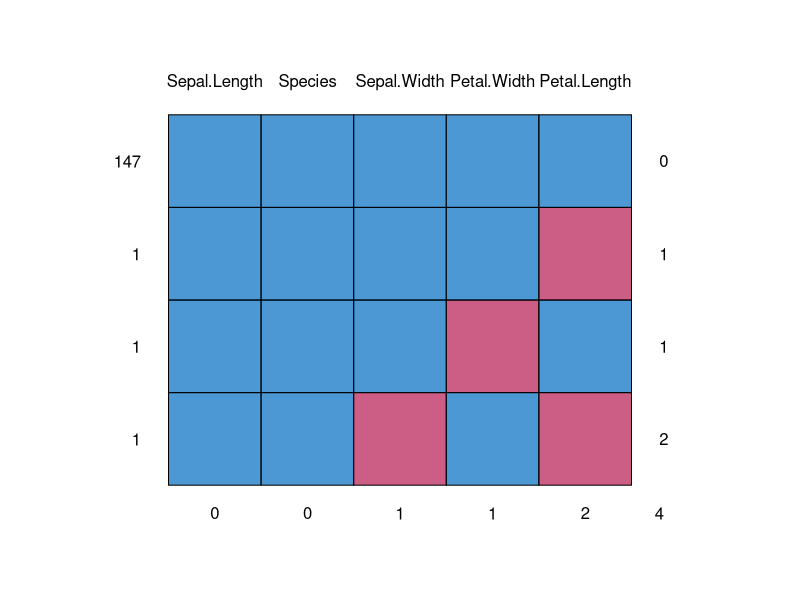
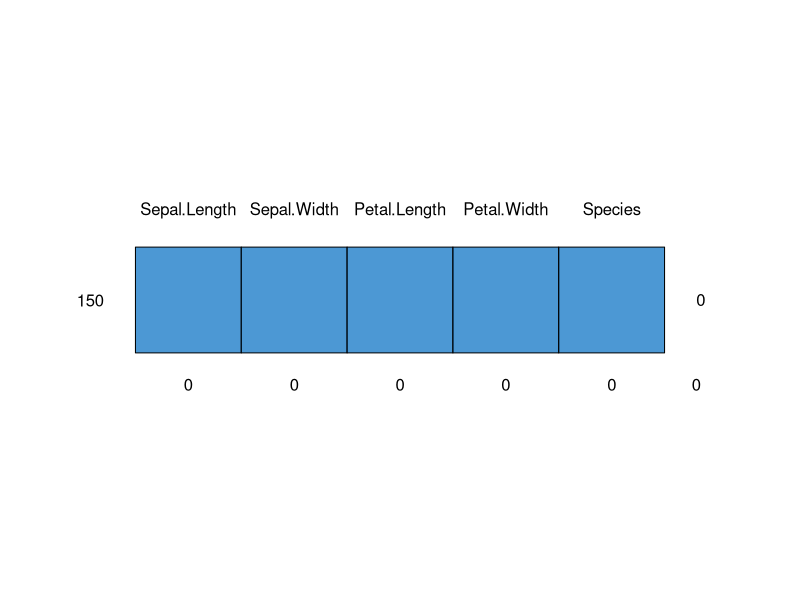
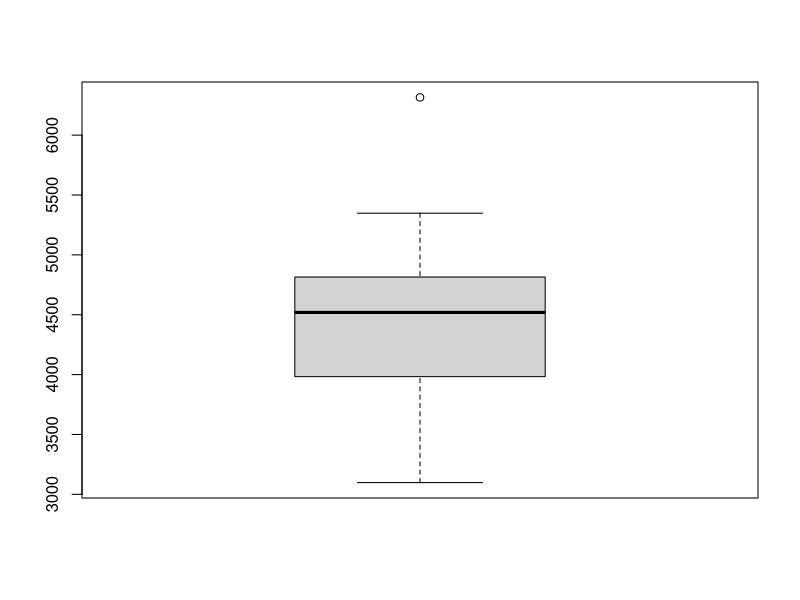

Recreate these plots in R, in order.
#
# 7일차
#

#
# 2.1 데이터 전처리 이해
#
# 데이터 전처리( data preprocessing )
#   초기에 확보한 데이터를 정제하고 가공해서 분석에 적합한 데이터를 확보하는 과정
#                           ㄴ 없애거나 바꿈
#
# 데이터 전처리는 전체 분석 과정 중에서 매우 오랜 시간을 차지하기 때문에 이를 효과적으로
# 처리하는 방법을 알고 적용하는 것이 중요
#

# 데이터 전처리 내용
# 1. 결측치 처리 - 값이 없는 경우
# 2. 특이값 처리 - 값은 있으나 문제에 맞지 않는 경우 
# 3. 데이터 가공 - 원본 data에는 없는 내용을 추가, 변형


#
# 2.2 결측값 처리
#
# 결측치( 결측값, missing value )
#    데이터를 수집하고 저장하는 과정에서 저장할 값을 얻지 못하는 경우 발생
#    R에서는 NA로 표기
#
# 결측치 종류
#    1. 완전 무작위 결측( MCAR, missing completely at random )
#       어떤 변수 상에 결측치가 관측된 또는 관측되지 않은 다른 변수와 아무 연관이 없는 경우
#    2. 무작위 결측( MAR, mission at random )
#       어떤 변수 상에 결측치가 관측된 다른 변수와 연관되어 있지만 그 자체의 비관측된 값들과는
#       연관이 없는 경우 
#    3. 비 무작위 결측( NMAR, not mission at random )
#       어떤 변수의 결측치가 완전 무작위 결측, 무작위 결측이 아니라며 비 무작위 결측에 해당
#

# 결측치 처리 방법
# 1. 결측치를 제거하거나 제외한 다음 데이터를 분석한다.
# 2. 결측치를 추정하여 적당한 값으로 치환한 후 데이터를 분석한다.
#          ㄴ 해당값의 평균, 분산, 표준편차 -> 분석 결과의 왜곡 결과 발생 가능
# 3. 시뮬레이션을 사용한 다중대체 방법
#    다중대체( MI, Multiple Imputation ) : 결측치에 대한 반복 시뮬레이션에 기반한 접근법
#                                          복잡한 결측치 문제를 다루는데 사용하는 방법 

# 벡터( vector )에 대한 결측치 처리
#
# R에서는 결측치를 NA로 표기
# NA는 숫자형, 문자형, 논리형 값 어디에서나 결측치를 나타내는 용도로 사용
#
# 결측치 특성과 존재 여부 확인
z <- c( 1, 2, 3, NA, 5, NA, 8 )
sum( z )                   
is.na( z )                 # NA 여부 확인    is 함수의 값은 무조건 논리값
sum( is.na( z ) )          # NA 개수 확인
sum( z, na.rm = TRUE )     # NA를 제외한 합계 계산 
#        ㄴ NA를 삭제해라( sum 계산할때만 )

# 결측치 대체 및 제거 
z1 <- c( 1, 2, 3, NA, NA, 8 )
z2 <- c( 5, 8, 1, NA, 3, NA, 7 )
z1[ is.na( z1 ) ] <- 0                 # NA를 0으로 대체
z1                                     #     ㄴ 신중해야함
z3 <- as.vector( na.omit( z2 ) )       # NA를 제거하고 새로운 vector 생성
z3              # ㄴ NA를 제거해주는 함수 


#
# 매트릭스와 데이터 프레임 결측치
#
x <- iris
x[ 1, 2 ] <- NA
x[ 1, 3 ] <- NA
x[ 2, 3 ] <- NA
x[ 3, 4 ] <- NA
head( x )

# 데이터 프레임 결측치 확인( 변수( 열, colume )에 대한 확인 )
#
# for문 이용
for ( i in 1:ncol( x ) ) {
  this.na <- is.na( x[ i ] )
  cat( colnames( x )[ i ], "\t", sum( this.na ), "\n" )
}

# apply() 이용
col_na <- function( y ) {
  return( sum( is.na( y ) ) )
}

na.count <- apply( x, 2, FUN = col_na )
na.count          #   ㄴ 1은 관측치 2는 변수 


# 데이터 프레임 결측치 확인( 관측치( 행, row )에 대한 확인 )
#  
rowSums( is.na( x ) )                # 관측치별 NA 개수
sum( rowSums( is.na( x ) ) > 0 )     # NA가 포함된 관측치 개수
sum( is.na( x ) )                    # dataset 전체에서의 NA 개수



install.packages( "mice" )       # 결측치 처리를 위해 사용하는 외부 패키지

library( mice )

mean( is.na( x ) )          # 결측치 비중
mean( is.na( iris ) )

result <- md.pattern( x )   # 결측치 유형에 대한 표 작성
result    # 1 : 정상 / 0 : 결측치 / 147 : 결측치가 없는 관측치 / 그 밑 1 : 관측치의 유형
write.csv( result, "md_iris.csv", row.names = T )
md.pattern( iris )

# 결측치 탐색을 위한 상관 관계 분석 
result.cor <- as.data.frame( abs( is.na( x ) ) )
result.cor
result.cor.final <- result.cor[ which( apply( result.cor, 2, sum ) > 0 ) ]
cor( result.cor.final )

# 결측치를 가진 변수와 모든 변수와의 상관 관계 분석 
result.cor.full <- cor( result.cor, result.cor.final, use = "pairwise.complete.obs" )
result.cor.full         # NA = 결측치 X / 결측치가 없어서 상관 관계 분석할 수 X

#
# 데이터 프레임의 결측치 제거
#
# complete.cases() : dataset에서 NA를 포함하지 않은 완전한( complete ) 행을 찾는 함수 
head( x )
x[ !complete.cases( x ), ]          # 결측치가 있는 행 / ! = NOT 
y <- x[ complete.cases( x ), ]      # 결측치가 없는 행 
head( y )

#
# 결측치가 많은 dataset인 경우 결측치가 포함된 관측치(행)을 모두 제거해 버리면 실제로 남아 있는
# 관측치(행)가 별로 없을 수 있으므로 분석이 어려운 경우가 생긴다.
# 위와 같은 경우 만약 결측치가 특정 변수(열)에 모여있다면 해당 변수(열)만 제거한 후 분석하는 것도
# 하나의 방법이다.
#
# 결측치가 여러 변수(열)에 흩어져 있는 경우에는 결측치를 적당한 값으로 추정하여 대체한 후
# 분석할 수 있다.
#
# 결측치를 추정값으로 대체하여 분석할 경우 분석의 신뢰도가 떨어질 수 있으나 아무런 분석을 못하는 것
# 보다는 나은 방법이 될 수 있다. 
#


#
# 2.3 특이값 처리
#
# 특이값( outlier, 이상치 ) 
#  : 정상적이라고 생각되는 데이터의 분포 범위 밖에 위치하는 값들, 입력 오류나 실제 특이값일수도 있다.
#    특이값의 성질은 제조공정의 불량품 선별, 은행 거래 시스템의 사기 거래 탐지할 때 사용되기도 한다.
#
# 데이터 분석시 특이값을 포함한 채 평균 등의 계산을 하면 전체 데이터 양상 파악에 왜곡을 가져올 수 
# 있으므로 분석시 제외하는 경우가 많다.
#
# dataset에 특이값이 포함되어 있는지 여부 조사 방법
# 1. 논리적으로 있을 수 없는 값이 있는지 찾는다. 특별한 방법이 없기 때문에 분석자가 각 변수의 특성을
#    이해한 후 특이값 탐색
# 2. 상식을 벗어난 값이 있는지 찾는다.
# 3. 상자 그래프를 통해 찾는다.
# 

#
# 특이값 찾기
#
# 상자 그래프를 이용한 특이값 찾기
st <- data.frame( state.x77 )
boxplot( st$Income )
boxplot.stats( st$Income )$out




#
# 특이값 처리 - 특이값 포함 관측치(행) 제거
#
# 일반적으로 특이값 포함 관측치(행) 제거는 특이값을 NA로 바꾸고 NA를 포함한 행을 제거하는 방식으로 진행
#
# %in% : 어떤 벡터에 비교하고자 하는 값이 포함되어 있는지 알고 싶을때 사용
#
out.val <- boxplot.stats( st$Income )$out          # 특이값 검출
st$Income[ st$Income %in% out.val ] <- NA          # NA로 대체
head( st)

newdata <- st[ complete.cases( st ), ]             # NA 포함행 제거 

head( newdata )
newdata <- st[ complete.cases( st ), ]             # NA 포함 행 제거 
head( newdata )


#
# 2.4 데이터 가공
#
# 데이터 가공( processing ) 
# : 수집한 데이터에 대하여 분석을 용이하게 하기 위한 정렬, 집계, 병합등과 관련한 작업
#
# 1. 정렬( sort ) : 데이터를 주어진 기준에 따라 크기순으로 재배열하는 과정
#                   데이터 분석시 빈번히 수행하는 과정 
#
# order() : 주어진 열의 값들에 대한 순서를 붙히는 함수
#           값의 크기를 기준으로 작은 값부터 시작해서 번호 부여 
v1 <- c( 1, 7, 6, 8, 4, 2, 3 )
order( v1 )
v1 <- sort( v1 )
v1
v2 <- sort( v1, decreasing = T )
v2 

# 매트릭스와 데이터 프레임 정렬
# : 특정 열의 값을 기준으로 행들을 재배열하는 형태로 정렬
#
head( iris )
order( iris$Sepal.Length )
iris[ order( iris$Sepal.Length ), ]
iris[ order( iris$Sepal.Length, decreasing = T ), ]
iris.new <- iris[ order( iris$Sepal.Length ), ]
head( iris.new )
iris[ order( iris$Sepal.Length, decreasing = T, iris$Petal.Length ), ]


#
# 2. 데이터 분리와 선택
#
# split() : 하나의 dataset을 열의 값을 기준으로 여러 개의 dataset으로 분리
# subset() : dataset으로부터 조건에 맞는 행들을 추출
#
# 데이터 분리
sp <- split( iris, iris$Species )
sp
summary( sp )  # length : 변수의 개수 
sp$setosa

# 데이터 선택
subset( iris, Species == 'setosa' )
subset( iris, Sepal.Length > 7.5 )
subset( iris, Sepal.Length > 5.1 & Sepal.Width > 3.9 )
subset( iris, Sepal.Length > 7.6, select = c( Petal.Length, Petal.Width ) )
#                                  ㄴ 해당 관측치의 해당 변수 내용만 

# 
# 3. 데이터 샘플링과 조합
#
# 데이터 샘플링( Sampling ) : 통계 용어, 주어진 값들이 있을 때 그중에서 임의의 개수의 값들을 추출하는 작업
#   비복원 추출 : 한 번 추출된 값은 다시 추출하지 않도록 하는 추출 방식
#   복원 추출 : 추출한 값을 확인한 후 다시 데이터에 합친 후 새로 추출하는 방식
#   * 데이터 분석에서는 비복원 추출을 사용
#
# 샘플링이 필요한 경우는 dataset의 크기가 너무 커서 데이터 분석에 시간이 많이 걸릴 때 일부의 데이터만
# 샘플링하여 대략의 결과를 미리 확인하고자 할 때 사용
#
# 숫자를 임의로 추출
x <- 1:100
y <- sample( x, size = 10, replace = FALSE )
       # size : 추출할 값, replace = FALSE : 비복원 추출
y


# 행을 임의로 추출
idx <- sample( 1:nrow( iris ), size = 50, replace = FALSE )
idx.50 <- iris[ idx, ]
dim( idx.50 )
head( idx.50 )

sample( 1:20, size = 5 )
sample( 1:20, size = 5 )
sample( 1:20, size = 5 )

set.seed( 100 )
sample( 1:20, size = 5 )
set.seed( 100 )
sample( 1:20, size = 5 )
#   ㄴ set.seed 사용하면 매번 동일한 값 추출 가능 / 인수가 같아야함

#
# 4. 데이터 조합( combination ) : 주어진 데이터 값들 중에서 몇 개씩 짝을 지어 추출하는 작업
#
# comb() : 데이터 조합시 사용, 결과에서 각 열이 하나의 조합을 의미 
combn( 1:5, 3 )

x = c( "red", "green", "blue", "black", "white" )
com <- combn( x, 2 )
com

for ( i in 1:ncol( com ) ) {
  cat( com[ , i ], "\n" )
}

#
# 5. 데이터 집계와 병합
#
# 데이터 집계( aggregation ) : 매트릭스와 데이터 프레임과 같은 2차원 데이터는 데이터 그룹에 대해서 
#                              합계나 평균을 계산해야 하는 경우가 많은데 이 작업을 의미한다.
# aggregate() : 데이터 집계 함수
#                 dataset       집계 기준                 집계 작업 내용
agg <- aggregate( iris[ , -5 ], by = list( iris$Species ), mean )
agg

agg <- aggregate( iris[ , -5 ], by = list( 품종 = iris$Species ), mean )
agg

agg <- aggregate( iris[ , -5 ], by = list( 표준편차 = iris$Species ), sd )
agg
#                         ㄴ -5 = 품종은 빼고 집계해라 

#
# 데이터 병합( merge ) : 데이터 분석을 위해 자료를 모으다 보면 연관된 정보가 여러 파일에 흩어져 있는 경우가 
#                        있는데 이를 합치는 작업을 의미한다.
#
x <- data.frame( name = c( 'a', 'b', 'c' ), math = c( 90, 80, 40 ) )
y <- data.frame( name = c( 'a', 'b', 'd' ), korean = c( 75, 60, 90 ) )
x
y

#                      병합 기준 
z <- merge( x, y, by = c( 'name' ) )
z

z2 <- merge( x, y )   # 병합 기준 안 쓰면 같은 것만 병합함 
z2

merge( x, y, all.x = T )     # all.x = dataset 이름 => x 데이터에 있는걸 기준으로 
merge( x, y, all.y = T )     # y에 있는 데이터 기준으로 
merge( x, y, all =  T )      # 무조건 병합 => NA( 결측치 ) 생성 

# 병합 기준이 되는 열의 이름이 다른 경우에 대한 병합
x <- data.frame( name = c( 'a', 'b', 'c' ), math = c( 90, 80, 40 ) )
y <- data.frame( sname = c( 'a', 'b', 'c' ), korean = c( 75, 60, 90 ) )
x
y
merge( x, y, by.x = c( 'name' ), by.y = c( 'sname' ) )
#               ㄴ x 변수와 y 변수와 내용이 같을 경우 병합해라 
# 결측치가 생길 수 있음 / 감안해서 병합해야 함 



